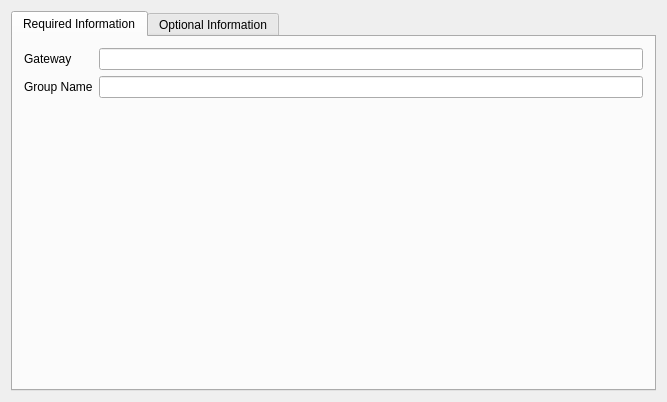
<ui version="4.0" >
 <class>VpncProp</class>
 <widget class="QWidget" name="VpncProp" >
  <property name="geometry" >
   <rect>
    <x>0</x>
    <y>0</y>
    <width>667</width>
    <height>402</height>
   </rect>
  </property>
  <property name="windowTitle" >
   <string>Cisco VPN</string>
  </property>
  <layout class="QGridLayout" name="_2" >
   <item row="0" column="0" >
    <widget class="QTabWidget" name="kTabWidget1" >
     <property name="currentIndex" >
      <number>0</number>
     </property>
     <widget class="QWidget" name="TabPage" >
      <attribute name="title" >
       <string>Required Information</string>
      </attribute>
      <layout class="QGridLayout" >
       <item row="0" column="0" >
        <widget class="QLabel" name="textLabel3" >
         <property name="text" >
          <string>Gateway</string>
         </property>
         <property name="wordWrap" >
          <bool>false</bool>
         </property>
         <property name="buddy" >
          <cstring>IPSec_gateway</cstring>
         </property>
        </widget>
       </item>
       <item row="0" column="1" >
        <widget class="KLineEdit" name="IPSec_gateway" />
       </item>
       <item row="1" column="0" >
        <widget class="QLabel" name="labelGroup" >
         <property name="text" >
          <string>Group Name</string>
         </property>
         <property name="wordWrap" >
          <bool>false</bool>
         </property>
         <property name="buddy" >
          <cstring>IPSec_ID</cstring>
         </property>
        </widget>
       </item>
       <item row="1" column="1" >
        <widget class="KLineEdit" name="IPSec_ID" />
       </item>
       <item row="2" column="1" >
        <spacer name="spacer9" >
         <property name="orientation" >
          <enum>Qt::Vertical</enum>
         </property>
         <property name="sizeType" >
          <enum>QSizePolicy::Expanding</enum>
         </property>
         <property name="sizeHint" stdset="0" >
          <size>
           <width>20</width>
           <height>40</height>
          </size>
         </property>
        </spacer>
       </item>
      </layout>
     </widget>
     <widget class="QWidget" name="TabPage" >
      <attribute name="title" >
       <string>Optional Information</string>
      </attribute>
      <layout class="QGridLayout" >
       <item row="8" column="0" colspan="2" >
        <widget class="QCheckBox" name="chkIPAdresses" >
         <property name="text" >
          <string>Only use VPN Connection for these addresses (for example: 172.16.0.0/16 10.11.12.0/24):</string>
         </property>
        </widget>
       </item>
       <item row="10" column="1" >
        <spacer name="spacer10" >
         <property name="orientation" >
          <enum>Qt::Vertical</enum>
         </property>
         <property name="sizeType" >
          <enum>QSizePolicy::Expanding</enum>
         </property>
         <property name="sizeHint" stdset="0" >
          <size>
           <width>20</width>
           <height>16</height>
          </size>
         </property>
        </spacer>
       </item>
       <item row="6" column="0" colspan="2" >
        <widget class="QCheckBox" name="chkDisableNatTraversal" >
         <property name="text" >
          <string>Disable NAT traversal</string>
         </property>
        </widget>
       </item>
       <item row="7" column="0" colspan="2" >
        <widget class="QCheckBox" name="chkSingleDES" >
         <property name="text" >
          <string>Enable weak single DES encryption</string>
         </property>
        </widget>
       </item>
       <item row="9" column="0" colspan="2" >
        <widget class="KLineEdit" name="routes" >
         <property name="enabled" >
          <bool>false</bool>
         </property>
        </widget>
       </item>
       <item row="4" column="0" colspan="2" >
        <widget class="QCheckBox" name="chkUseKeepAlive" >
         <property name="text" >
          <string>Use NAT keep alive packets</string>
         </property>
        </widget>
       </item>
       <item row="2" column="0" colspan="2" >
        <widget class="QCheckBox" name="chkUseDomain" >
         <property name="text" >
          <string>Use domain for authentication</string>
         </property>
        </widget>
       </item>
       <item row="0" column="0" colspan="2" >
        <widget class="QCheckBox" name="chkOverrideUsername" >
         <property name="text" >
          <string>Override user name</string>
         </property>
        </widget>
       </item>
       <item row="1" column="1" >
        <widget class="KLineEdit" name="Xauth_username" >
         <property name="enabled" >
          <bool>false</bool>
         </property>
        </widget>
       </item>
       <item row="1" column="0" >
        <widget class="QLabel" name="lblUsername" >
         <property name="enabled" >
          <bool>false</bool>
         </property>
         <property name="text" >
          <string>Username</string>
         </property>
         <property name="wordWrap" >
          <bool>false</bool>
         </property>
        </widget>
       </item>
       <item row="3" column="1" >
        <widget class="KLineEdit" name="Domain" >
         <property name="enabled" >
          <bool>false</bool>
         </property>
        </widget>
       </item>
       <item row="3" column="0" >
        <widget class="QLabel" name="lblDomain" >
         <property name="enabled" >
          <bool>false</bool>
         </property>
         <property name="text" >
          <string>Domain</string>
         </property>
         <property name="wordWrap" >
          <bool>false</bool>
         </property>
        </widget>
       </item>
       <item row="5" column="0" >
        <widget class="QLabel" name="lblKeepAliveInterval" >
         <property name="enabled" >
          <bool>false</bool>
         </property>
         <property name="text" >
          <string>Interval</string>
         </property>
         <property name="wordWrap" >
          <bool>false</bool>
         </property>
        </widget>
       </item>
       <item row="5" column="1" >
        <widget class="QLineEdit" name="nat_keep_alive_interval" >
         <property name="enabled" >
          <bool>false</bool>
         </property>
         <property name="sizePolicy" >
          <sizepolicy vsizetype="Fixed" hsizetype="Expanding" >
           <horstretch>0</horstretch>
           <verstretch>0</verstretch>
          </sizepolicy>
         </property>
        </widget>
       </item>
      </layout>
     </widget>
    </widget>
   </item>
  </layout>
 </widget>
 <layoutdefault spacing="6" margin="11" />
 <pixmapfunction>qPixmapFromMimeSource</pixmapfunction>
 <customwidgets>
  <customwidget>
   <class>KLineEdit</class>
   <extends>QLineEdit</extends>
   <header>klineedit.h</header>
  </customwidget>
 </customwidgets>
 <resources/>
 <connections/>
</ui>
